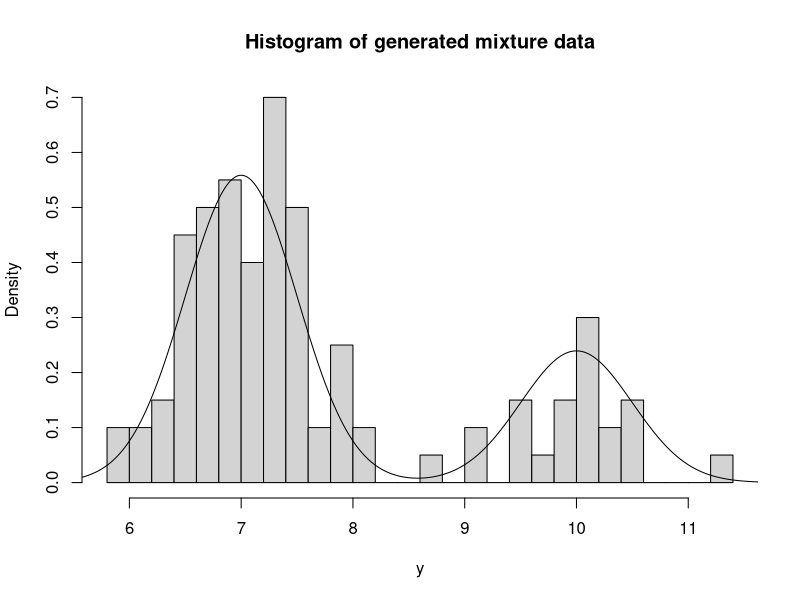
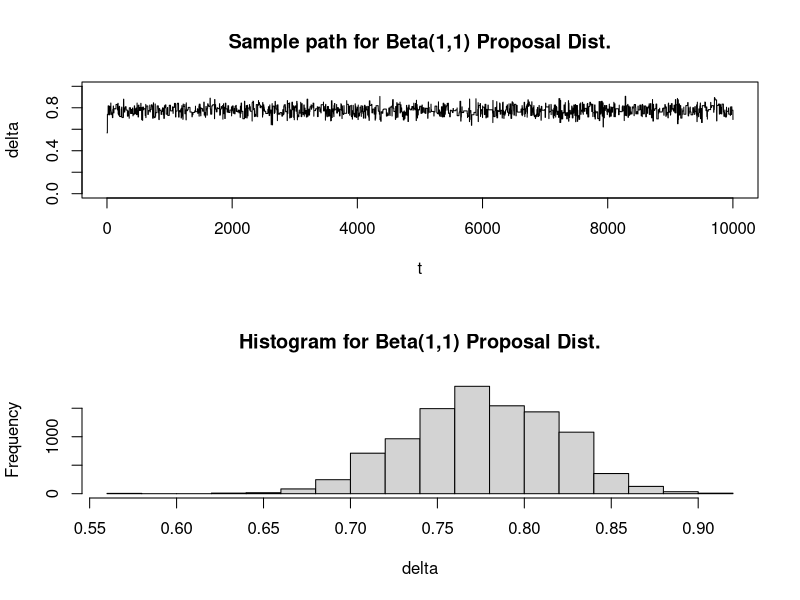

Reproduce these figures in R, in order. (Note: this script raises an error after producing the figures.)
# HW 6 MCMC
# ---------------------------------------------------------------
# Problem 7.1
# The goal of this problem is to investigate the role of the 
# proposal distribution in a Metropolis–Hastings algorithm 
# designed to simulate from the posterior distribution of a 
# parameter δ. In part (a), you are asked to simulate data from a 
# distribution with δ known. For parts (b)–(d), assume δ is 
# unknown with a Unif(0,1) prior distribution for δ. For parts 
# (b)–(d), provide an appropriate plot and a table summarizing 
# the output of the algorithm. To facilitate comparisons, use the 
# same number of iterations, random seed, starting values, and 
# burn-in period for all implementations of the algorithm.

# a. Simulate 200 realizations from the mixture distribution in 
#    Equation (7.6) with δ = 0.7. Draw a histogram of these data.

# generate 200 realizations from mixture distribution
N          <- 100
components <- sample(1:2,prob=c(0.7,0.3),size=N,replace=TRUE)
mus        <- c(7, 10)
sds        <- c(0.5, 0.5)

y <- rnorm(n=N,mean=mus[components],sd=sds[components])
# plot the histogram of these 200 realizations
par(mfrow=c(1,1))
x <- seq(5, 14, by=.01)
d <- 0.7 * dnorm(x, 7, .5) + 0.3 * dnorm(x, 10, .5)
hist(y, breaks=20, freq=FALSE, main="Histogram of generated mixture data",ylab="Density")
points(x,d,type="l")

# b. Implement an independence chain MCMC procedure to simulate 
#    from the posterior distribution of δ, using your data from 
#    part (a).

# Init values
n     <- 10000
x.val <- NULL

# Functions
f <- function(x){prod(x*dnorm(y, 7, 0.5) + (1-x)*dnorm(y, 10, 0.5))}
R <- function(xt,x){f(x)*g(xt)/(f(xt)*g(x))}

# Beta(1,1) proposal density
g <- function(x){ dbeta(x, 1, 1) }
x.val <- rbeta(1, 1, 1)
for(i in 1:n){
  xt = x.val[i]
  x = rbeta(1,1,1)
  p = min(R(xt,x),1)
  d = rbinom(1,1,p)
  x.val[i+1] = x*d + xt*(1-d)
}
mean(x.val[1:(n+1)])
par(mfrow=c(2,1))
plot(x.val[1:(n+1)],ylim=c(0,1),type="l",ylab="delta",xlab="t")
title("Sample path for Beta(1,1) Proposal Dist.")
hist(x.val[1:(n+1)],breaks=20,xlab="delta",
     main="Histogram for Beta(1,1) Proposal Dist.")

# c. Implement a random walk chain with δ∗ = δ(t) + ε with
#    ε ∼Unif(−1,1).

n        <- 10000
burnIn   <- 1:1000
x.val    <- rep(0, n)
x.val[1] <- runif(1,0,1)
# functions
loglikFunc <- function(p,y) {
  sum(log(p*dnorm(y,7,.5)+(1-p)*dnorm(y,10,.5)))
}
# main
for (i in 1:(n-1)) {
  x.val[i+1]=x.val[i] + runif(1,-1,1)
  if ((x.val[i+1]<0)||(x.val[i+1]>1)){
    x.val[i+1] = x.val[i]
  }else{
    R <- exp(loglikFunc(x.val[i+1],y) - loglikFunc(x.val[i],y))
    if (R < 1)
      if(rbinom(1,1,R)==0) {x.val[i+1] <- x.val[i]}
  }
}
effectiveSize(x.val[-burnIn])
summary(x.val[-burnIn])
mean(x.val[-burnIn])
plot(x.val[-burnIn],ylim=c(0,1),type="l",ylab="delta",xlab="t")
title("Sample path for Unif(-1,1) Walk in delta space.")
hist(x.val[-burnIn],breaks=20,xlab="delta",
     main="Hist. for Unif(-1,1) Walk in delta space.")

# d. Reparameterize the problem letting U = log{δ/(1 − δ)} and 
#    U∗ = u(t) + ε. Implement a random walk chain in U-space 
#    as in Equation (7.8).

# Uniform(-1,1) walk
n      <- 10000
burnIn <- 1:1000
# Setup initial values
u    <- rep(0, n)
u[1] <- runif(1, -1, 1)
p    <- rep(0, n)
p[1] <- exp(u[1])/(1+exp(u[1]))

# loglikelihood function
loglikFunc <- function(p,x) {
  sum(log(p*dnorm(x,7,.5)+(1-p)*dnorm(x,10,.5)))
}

# Main for random walk
for (i in 1:(n-1)) {
  u[i+1] <- u[i] + runif(1, -1, 1)
  p[i+1] <- exp(u[i+1])/(1+exp(u[i+1]))
  R=exp(loglikFunc(p[i+1], y) - loglikFunc(p[i], y)) * exp(u[i])/exp(u[i+1])
  if (R < 1)
    if(rbinom(1, 1, R)==0)	{p[i+1] <- p[i]; u[i+1] <- u[i]}
}
mean(p[-burnIn])
par(mfrow=c(2,1))
plot(p,ylim=c(0,1),type="l",ylab="delta",xlab="t")
hist(p,breaks=20,xlab="delta",
     main="Histogram for Unif(-1,1) Walk")

# Problem 7.2
# Simulating from the mixture distribution in Equation (7.6) is 
# straightforward [see part (a) of Problem 7.1]. However, using 
# the Metropolis–Hastings algorithm to simu- late realizations 
# from this distribution is useful for exploring the role of the 
# proposal distribution.

# a. Implement a Metropolis–Hastings algorithm to simulate from 
#    Equation (7.6) with δ = 0.7, using N(x(t), 0.012) as the 
#    proposal distribution. For each of three starting values, 
#    x(0) = 0, 7, and 15, run the chain for 10,000 iterations. 
#    Plot the sample path of the output from each chain. If only 
#    one of the sample paths was available, what would you 
#    conclude about the chain? For each of the simulations, 
#    create a histogram of the realizations with the true density 
#    superimposed on the histogram. Based on your output from all 
#    three chains, what can you say about the behavior of the 
#    chain?

# Init values
set.seed(920804)
n        <- 10000
burn.in  <- 200
delta    <- 0.7
x.val    <- NULL
x.val[1] <- 15
sigma    <- 0.5 # 0.01, 0.5
for(i in 1:n){
  xt = x.val[i]
  x = rnorm(1, xt, sigma)
  p = min(R(xt,x),1)
  d = rbinom(1,1,p)
  x.val[i+1] = x*d + xt*(1-d)
}

f <- function(x){delta*dnorm(x,7,0.5) + (1-delta)*dnorm(x,10,0.5)}
R <- function(xt,x){f(x)*g(xt, x)/(f(xt)*g(x, xt))}

# N(xt, 0.01) PROPOSAL DENSITY
g <- function(x, xt){dnorm(x, xt, sigma)}

par(mfrow=c(2, 1))
plot(x.val[-(1:burn.in)],ylim=c(0,15),type="l",ylab="delta",xlab="t", main="Sample path with initial val = 15")

x <- seq(5,14,by=.01)
d <- .7*dnorm(x, 7, 0.5) + .3*dnorm(x, 10, 0.5)
hist(xlim = c(5, 12),x.val[-(1:burn.in)],breaks=50,freq=F,xlab="delta", main="Hist. with initial vale = 15")
points(x, d, "l")



